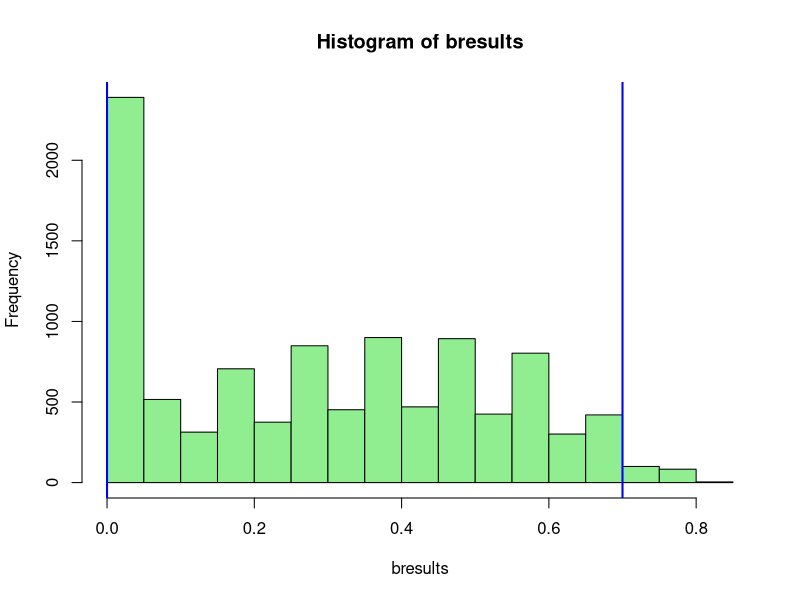

Write R code to recreate this figure.
# Example code supplied for illustrative purposes only. The regression equations below were built
# using 2 years of data from our level 1 trauma academic medical center. They will not work out of the
# box for your institution.
# 2019-2020 Edward G. Brown MS, Patricia K. Howard PhD RN, Daniel Moore MD
# For more information please read the paper SIMULATING EMERGENCY DEPARTMENT BOARDING USING A DIFFERENCE EQUATION 
# at https://doi.org/10.1101/2020.03.19.20039040

bfunc <- function() {

  days <- 30
  lower <- 200
  upper <- 300
  
  test_limit <- 290
  threshold <- 40
  
  xbar.rand <- rep(NA,days)
  xbar.star <- rep(NA,days)
  xbar.start <- rep(NA,days)
  xbar.stop <- rep(NA,days)
  xbar.forty <- rep(40,days)
  xbar.thirty <- rep(30,days)
  
  start_int <- 22.44721952
  start_slope <- 0.179980129
  stop_int <- 32.5802325885976
  stop_slope <- 0.492633658985415
  
  for (i in 1:days)
    xbar.rand[[i]] <-sample(lower:upper, 1)
    
  for (i in 1:days)
    xbar.start[[i]] <-ceiling(start_int + (xbar.rand[[i]] * start_slope))

    for (i in 1:days)
    xbar.stop[[i]] <- ceiling(stop_int +(xbar.start[[i]] * stop_slope))
  
# Why 12? In our observed data, the starting day balance of a day (selected at random) was 12. This starts our iteration.
# Patients boarding at Start of Day was 25, Patients start boarding during the day was 57, Patients stop boarding was 70.  
  xbar.star[[1]] = 12
  
  for (i in 1:days)

    xbar.star[[i+1]] = ifelse(ceiling((xbar.star[i] + xbar.start[[i]]) - xbar.stop[[i]]) < 0, 0,
                              
                              
                              ifelse(ceiling((xbar.star[i] + xbar.start[[i]]) - xbar.stop[[i]]) >= threshold,
                                     
                                     ifelse(ceiling((xbar.star[i] + (start_int + (test_limit * start_slope))   ) - (stop_int +((start_int + (test_limit * start_slope)) * stop_slope))     ) < 0,0
                                            , ceiling((xbar.star[i] + (start_int + (test_limit * start_slope))   ) - (stop_int +((start_int + (test_limit * start_slope)) * stop_slope))     ) )
                                     
                                     ,ceiling((xbar.star[i] + xbar.start[[i]]) - xbar.stop[[i]])
                              )
    )
  
    
    
        
over_threshold <- length(xbar.star[xbar.star >= threshold])/days

return(over_threshold)
} # end of function

reps <- 10000
bresults <- rep(NA,reps)

for (i in 1:reps)
  bresults[[i]] <- bfunc()

sd(bresults)
summary(bresults)

# percentile method for 95% CI
quantile(bresults, 0.025)
quantile(bresults, 0.975)

hist(bresults, col="lightgreen")
abline(v=quantile(bresults, 0.025),col="blue", lwd=2)
abline(v=quantile(bresults, 0.975),col="blue", lwd=2)

# Uncomment the section below for a non-parametric CI around the median.
# The function will output the achieved CL.
# Note: Numerous ties (especially around the median) may lead to an exceedingly narrow CI.
# This will likely occur more/less depending on the function arguments used and number of bootstrap replications.
# Your results may vary.

# GetCI <- function(v, clevel){
#   
#   v <- sort(v)
#   n <- length(v)
#   cl <- 0
#   prod <- (n+1)*(0.50)
#   Lstar <- floor(prod - 1)
#   Ustar <- floor(prod + 1)
#   
#   while (cl < clevel ) { 
#     
#     l <- pbinom(Lstar,length(v),prob=0.5)
#     u <- pbinom(Ustar,length(v),prob=0.5)
#     cl <- u - l 
#     
#     Lstar <- Lstar - 1
#     Ustar <- Ustar + 1
#     
#   }
#   
#   return(list(cl, v[Lstar], v[Ustar] ))
# }
# 
# # returns the achieved CL and upper/lower bounds
# cls <- GetCI(bresults,0.95) 
# cls
# 
# hist(bresults, col="lightgreen")
# abline(v=cls[2],col="blue", lwd=2)
# abline(v=cls[3],col="blue", lwd=2)
# abline(v=median(bresults),col="red", lwd=2)
